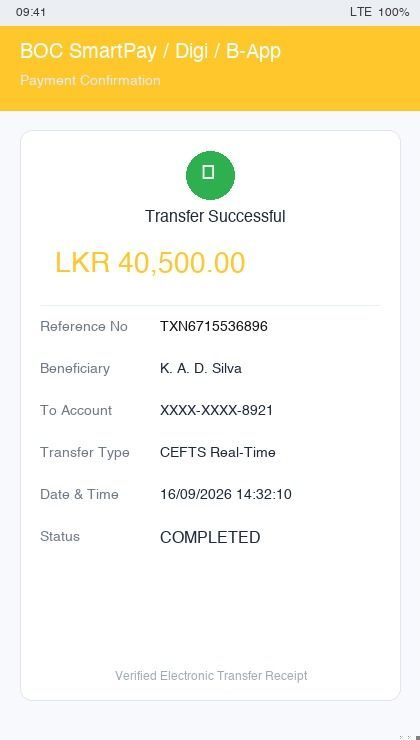
#> input picture web/samples/boc_tampered_ref.png, 420 x 740 px
$ python -i steganography.py   (imports and definitions only)
#> lines starting #> are read from the running program, lines starting #| are printed output that depends on the picture
#> further down, picture is the input picture: shape (740, 420, 3); mean B, G, R 226.4, 243.6, 248.3
"""Digital watermark and steganography utilities for banking receipt forensics.

This module provides a compact but practical set of tools for:
- bitplane slicing of RGB images (LSB / micro-pattern inspection),
- DCT-based watermark recovery statistics,
- authentic bank profile summaries for Commercial Bank and FriMi receipts,
- localized disruption detection for tampered image regions.
"""

from __future__ import annotations

from typing import Any, Dict, Iterable, List, Optional, Sequence, Tuple, Union

import cv2
import numpy as np
from PIL import Image


ImageLike = Union[Image.Image, np.ndarray]

BANK_WATERMARK_PROFILES = {
    "COMBANK": {
        "name": "Commercial Bank of Ceylon",
        "bit_index": 1,
        "expected_lsb_strength": 0.35,
        "expected_dct_strength": 0.55,
        "default_boxes": [
            [0.08, 0.08, 0.84, 0.22],
            [0.12, 0.68, 0.80, 0.90],
        ],
    },
    "NTB_FRIMI": {
        "name": "FriMi / NTB Direct",
        "bit_index": 2,
        "expected_lsb_strength": 0.30,
        "expected_dct_strength": 0.50,
        "default_boxes": [
            [0.10, 0.10, 0.82, 0.22],
            [0.18, 0.65, 0.82, 0.90],
        ],
    },
}


def _as_bgr_array(image: ImageLike) -> np.ndarray:
    """Normalize an input image to an OpenCV BGR array."""
    if isinstance(image, Image.Image):
        rgb = np.asarray(image.convert("RGB"))
        return cv2.cvtColor(rgb, cv2.COLOR_RGB2BGR)

    arr = np.asarray(image)
    if arr.ndim == 2:
        return cv2.cvtColor(arr.astype(np.uint8), cv2.COLOR_GRAY2BGR)
    if arr.shape[-1] == 4:
        return cv2.cvtColor(arr.astype(np.uint8), cv2.COLOR_BGRA2BGR)
    if arr.shape[-1] == 3:
        return arr.astype(np.uint8)
    raise ValueError(f"Unsupported image shape: {arr.shape}")


def _extract_channel_plane(channel: np.ndarray, bit_index: int) -> np.ndarray:
    return ((channel.astype(np.uint16) >> bit_index) & 1).astype(np.uint8)


# [46 lines left out: functions extract_bitplane, extract_bitplanes, not called in this run]


def _default_bbox_to_pixels(shape: Tuple[int, int], box: Sequence[float]) -> Tuple[int, int, int, int]:
    h, w = shape[:2]
    x1, y1, x2, y2 = box
    left = max(0, int(x1 * w))
    top = max(0, int(y1 * h))
    right = min(w, int(x2 * w))
    bottom = min(h, int(y2 * h))
    return left, top, right, bottom


# [9 lines left out: function _region_energy, not called in this run]


def recover_dct_watermark(image: ImageLike, block_size: int = 8, threshold: float = 0.15) -> Dict[str, Any]:
    """Recover a periodic DCT watermark signal from the image.

    The method looks for consistently strong mid-band DCT coefficients in evenly
    tiled 8x8 blocks, which is the expected signature of embedded watermarking
    in modern mobile banking receipt rendering.
    """
    bgr = _as_bgr_array(image)
    gray = cv2.cvtColor(bgr, cv2.COLOR_BGR2GRAY).astype(np.float32)
    h, w = gray.shape
    if h < block_size or w < block_size:
        raise ValueError(f"Image too small for {block_size}x{block_size} DCT blocks")

    energies: List[float] = []
    block_map = np.zeros((h, w), dtype=np.float32)

    for y in range(0, h, block_size):
        for x in range(0, w, block_size):
            block = gray[y : y + block_size, x : x + block_size]
            if block.shape[0] != block_size or block.shape[1] != block_size:
                continue
            dct = cv2.dct(block)
            midband = np.abs(dct[1:4, 1:4])
            block_energy = float(np.mean(midband))
            energies.append(block_energy)
            block_map[y : y + block_size, x : x + block_size] = block_energy

    if not energies:
        return {
            "score": 0.0,
            "detected": False,
            "midband_mean": 0.0,
            "midband_std": 0.0,
            "heatmap": np.zeros_like(gray),
            "details": "No valid DCT blocks were evaluated.",
        }

    values = np.asarray(energies, dtype=np.float32)
    mean_energy = float(np.mean(values))
    std_energy = float(np.std(values))
    score = float(mean_energy / (std_energy + 1e-6))
    detected = score >= threshold

    return {
        "score": round(score, 4),
        "detected": bool(detected),
        "midband_mean": round(mean_energy, 4),
        "midband_std": round(std_energy, 4),
        "heatmap": block_map,
        "details": (
            "Periodic mid-frequency watermark pattern detected"
            if detected
            else "No stable periodic DCT watermark signal found"
        ),
    }


def profile_authentic_watermark(bank_code: Optional[str] = None) -> Dict[str, Any]:
    """Return a watermark profile for known bank templates."""
    key = (bank_code or "COMBANK").upper()
    profile = BANK_WATERMARK_PROFILES.get(key)
    if profile is None:
        profile = BANK_WATERMARK_PROFILES["COMBANK"]
    return {**profile}


def detect_watermark_disruption(
    image: ImageLike,
    boxes: Optional[Sequence[Sequence[float]]] = None,
    bank_code: Optional[str] = None,
    expected_score: Optional[float] = None,
) -> List[Dict[str, Any]]:
    """Flag localized disruptions by sampling each box and comparing local DCT / LSB energy.

    Each entry includes the normalized box, a disruption score, and a label.
    """
    bgr = _as_bgr_array(image)
    gray = cv2.cvtColor(bgr, cv2.COLOR_BGR2GRAY)
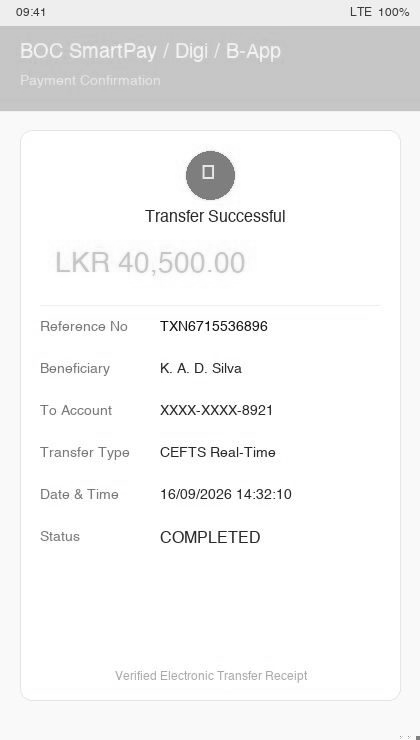
#> gray: shape (740, 420); min 6, max 255, mean 243.1
    profile = profile_authentic_watermark(bank_code)
    if boxes is None:
        boxes = profile.get("default_boxes", [])

    if expected_score is None:
        expected_score = profile["expected_dct_strength"]

    results: List[Dict[str, Any]] = []
    for idx, box in enumerate(boxes):
        left, top, right, bottom = _default_bbox_to_pixels(gray.shape, box)
        if right <= left or bottom <= top:
            continue
        roi = gray[top:bottom, left:right]
        if roi.size == 0:
            continue
        dct = recover_dct_watermark(roi, block_size=8)
        lsb_signal = float(np.mean(np.abs((roi.astype(np.uint16) >> profile["bit_index"]) & 1)))
        disruption = max(0.0, min(1.0, 1.0 - (dct["score"] / max(expected_score, 1e-6))))
        disruption = max(disruption, max(0.0, 1.0 - (lsb_signal / max(profile["expected_lsb_strength"], 1e-6))))
        results.append(
            {
                "index": idx,
                "box": [float(left) / gray.shape[1], float(top) / gray.shape[0], float(right) / gray.shape[1], float(bottom) / gray.shape[0]],
                "pixel_box": [left, top, right, bottom],
                "dct_score": dct["score"],
                "lsb_signal": round(lsb_signal, 4),
                "disruption_score": round(disruption, 4),
                "label": "localized watermark disruption" if disruption > 0.35 else "stable watermark region",
            }
        )
#> this loop made 2 passes
#> (lsb_signal, disruption) on passes 1 to 2: (0.689, 0.488), (0.979, 0.592)
#> pass 1, in detect_watermark_disruption, `roi = gray[top:bottom, left:right]`:
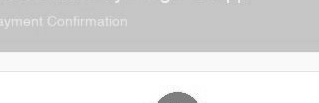
#> roi: shape (103, 319); min 111, max 255, mean 223.7
#> pass 2, in detect_watermark_disruption, `roi = gray[top:bottom, left:right]`:
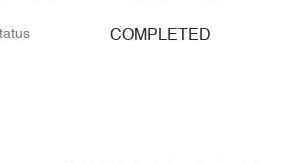
#> roi: shape (163, 286); min 21, max 255, mean 252.9
#> after the loop, results = 2 items

    return results


class BankWatermarkProfiler:
    """Profile authentic bank receipt watermark characteristics."""

    def __init__(self, bank_code: Optional[str] = None):
        self.bank_code = (bank_code or "COMBANK").upper()
        self.profile = profile_authentic_watermark(self.bank_code)

    # [22 lines left out: function analyze, not called in this run]


class SteganographyForensics:
    """Practical wrapper for watermark extraction and disruption scoring."""

    def __init__(self, bank_code: Optional[str] = None):
        self.bank_code = (bank_code or "COMBANK").upper()
        self.profiler = BankWatermarkProfiler(self.bank_code)

    def evaluate(self, image: ImageLike, boxes: Optional[Sequence[Sequence[float]]] = None) -> Dict[str, Any]:
        return self.profiler.analyze(image, boxes=boxes)


__all__ = [
    "BANK_WATERMARK_PROFILES",
    "extract_bitplane",
    "extract_bitplanes",
    "recover_dct_watermark",
    "profile_authentic_watermark",
    "detect_watermark_disruption",
    "BankWatermarkProfiler",
    "SteganographyForensics",
]

>>> import cv2
>>> picture = cv2.imread('../../web/samples/boc_tampered_ref.png')
>>> result = detect_watermark_disruption(picture)
#> result = 2 items
